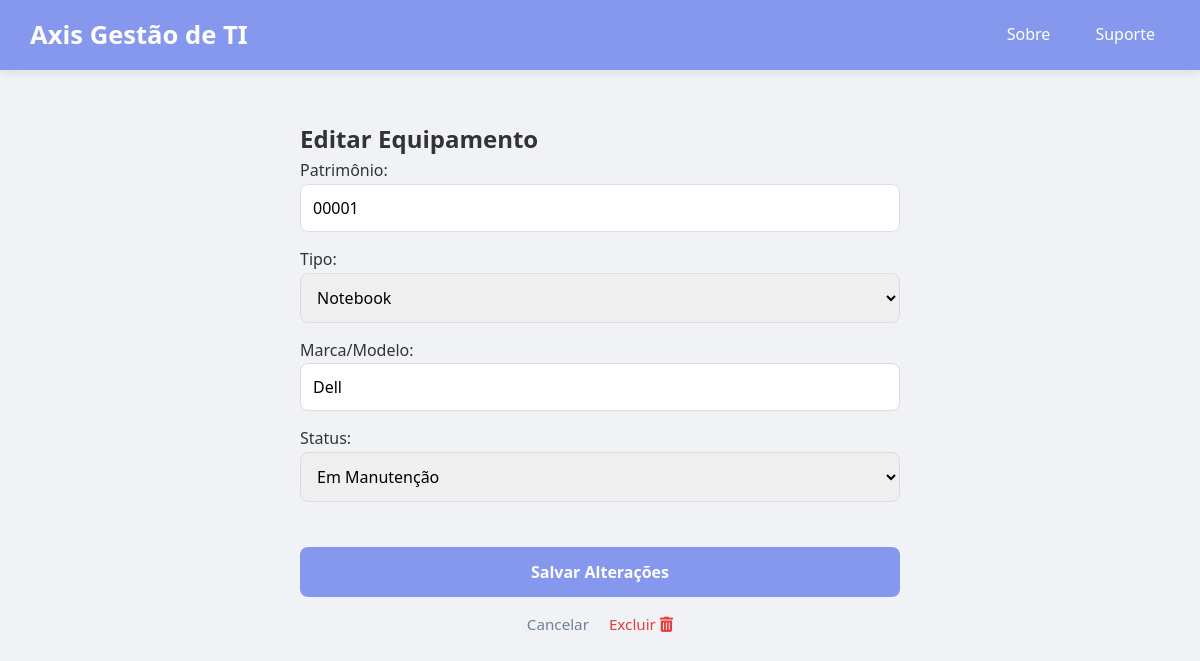
The page /equipamento/editar/1 on the database its author committed.
### main.py (models this page shows)
class Equipamento(db.Model):
    id = db.Column(db.Integer, primary_key=True)
    patrimonio = db.Column(db.String(20), unique=True, nullable=False)
    tipo = db.Column(db.String(50), nullable=False)
    marca = db.Column(db.String(50), nullable=False)
    modelo = db.Column(db.String(50))
    status = db.Column(db.String(20), default='Disponível')
    valor_compra = db.Column(db.Float, default=0.0)
    historicos = db.relationship('Suporte', backref='equip', lazy=True, cascade="all, delete-orphan")

### main.py (the view, shortened to what this page needs)
@app.route("/equipamento/editar/<int:id>", methods=["GET", "POST"])
def edit_equipamento(id):
    equip = Equipamento.query.get_or_404(id)
    return render_template("edit_equipamento.html", equip=equip)

### templates/edit_equipamento.html (shortened to what this page needs)
{% extends "layout.html" %}
{% block content %}
<div class="content_login" style="max-width: 600px; margin: 50px auto;">
    <h2 class="login-title">Editar Equipamento</h2>
    <form id="formEdicao" action="{{ url_for('edit_equipamento', id=equip.id) }}" method="POST" class="content_login_interno">
        <label>Patrimônio:</label>
        <input type="text" name="patrimonio" value="{{ equip.patrimonio }}" class="content_input" required>
        <label>Tipo:</label>
        <select name="tipo" class="content_input" required>
            <option value="Notebook" {% if equip.tipo == 'Notebook' %}selected{% endif %}>Notebook</option>
        </select>
        <label>Marca/Modelo:</label>
        <input type="text" name="marca" value="{{ equip.marca }}" class="content_input" required>
        <label>Status:</label>
        <select name="status" class="content_input">
            <option value="Em Manutenção" {% if equip.status == 'Em Manutenção' %}selected{% endif %}>Em Manutenção</option>
        </select>
        <div class="form-footer-actions">
        <button type="submit" class="btn-primary" style="margin-bottom: 15px;">Salvar Alterações</button>
        <div style="display: flex; gap: 20px; align-items: center;">
            <a href="{{ url_for('detalhe_equipamento', id=equip.id) }}" class="btn-secondary">
                Cancelar
            </a>
            <a href="{{ url_for('delete_equipamento', id=equip.id) }}" class="btn-danger-link" onclick="return confirm('Deseja excluir permanentemente?')">
                Excluir <i class="fas fa-trash-alt"></i>
            </a>
        </div>
    </form>
</div>
{% endblock %}

### static/css/style.css (style rules this page uses)
:root { --primary: #8598EE; --primary-dark: #6b7ecf; --bg: #f0f2f5; --white: #ffffff; --text: #333; --danger: #d9534f; --success: #27ae60; --success-hover: #219150; }
* { margin: 0; padding: 0; box-sizing: border-box; font-family: 'Segoe UI', Tahoma, sans-serif; }
body { background-color: var(--bg); color: var(--text); line-height: 1.6; }
input, select, textarea { width: 100%; padding: 12px; margin-bottom: 15px; border: 1px solid #ddd; border-radius: 8px; font-size: 16px; outline: none; }
button[type="submit"], .btn-primary { background-color: var(--primary) !important; color: white !important; padding: 14px 25px !important; border: none !important; border-radius: 8px !important; font-weight: bold !important; cursor: pointer; width: 100%; display: block; font-size: 1rem; transition: 0.3s; }
.form-footer-actions { margin-top: 30px; display: flex; flex-direction: column; align-items: center; width: 100%; }
.btn-secondary { color: #718096 !important; text-decoration: none; font-weight: 500; font-size: 0.95rem; transition: 0.3s; }
.btn-danger-link { color: #e53e3e !important; text-decoration: none; font-weight: 500; font-size: 0.95rem; transition: 0.3s; }

### rows shown on the page
Equipamento: patrimonio "00001", tipo "Notebook", marca "Dell", status "Em Manutenção"
